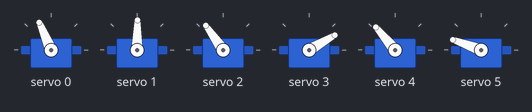
Bench run of a sketch on a simulated Arduino Uno, built with avr-gcc and run on an emulated ATmega328P. Shown: 6 × servo. Random numbers use the default seed unless the sketch sets one.

Above: at 0.2 s.
At 6.1 s:
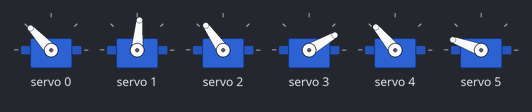
At 10.3 s:
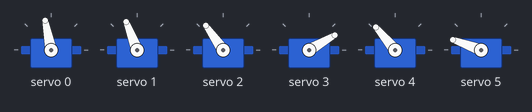
At 16.5 s:
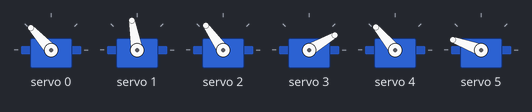
At 27.5 s:
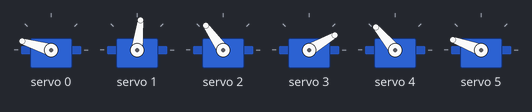
At 36.4 s:
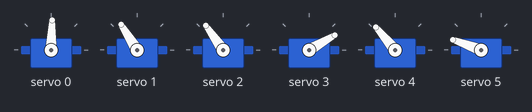
Timing chart, 0 to 40.0 s (numbered marks = the images above):
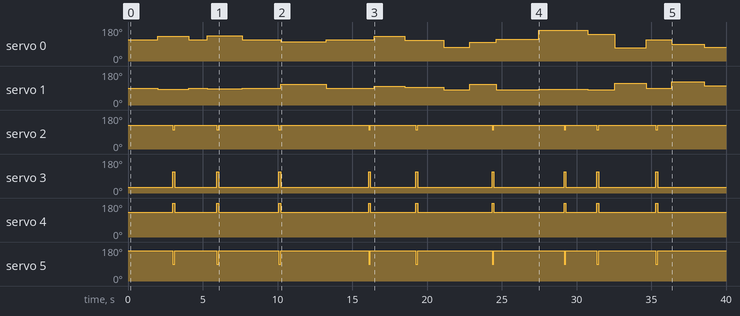

Measured:
- by itself, servo 0: 113° → 132° at 2.0 s, → 113° 2.1 s later, → 133° 1.2 s later, → 113° 2.3 s later, … (17 changes in this stretch)
- by itself, servo 1: 89° → 83° at 2.0 s, → 89° 2.1 s later, → 85° 1.2 s later, → 89° 2.3 s later, … (17 changes in this stretch)
- by itself, servo 2: 125° → 101° at 3.0 s, → 125° 0.12 s later, → 101° 2.8 s later, → 125° 0.12 s later, … (18 changes in this stretch)
- by itself, servo 3: 30° → 113° at 3.0 s, → 30° 0.12 s later, → 113° 2.8 s later, → 30° 0.12 s later, … (18 changes in this stretch)
- by itself, servo 4: 130° → 180° at 3.0 s, → 130° 0.12 s later, → 180° 2.8 s later, → 130° 0.12 s later, … (18 changes in this stretch)
- by itself, servo 5: 160° → 89° at 3.0 s, → 160° 0.12 s later, → 89° 2.8 s later, → 160° 0.12 s later, … (18 changes in this stretch)

The sketch:

eyelid-diagnostic.ino
```cpp
#include <Wire.h>
#include <Adafruit_PWMServoDriver.h>

Adafruit_PWMServoDriver pca = Adafruit_PWMServoDriver(0x40);

// --- ASIGNACIÓN DE CANALES ---
const uint8_t CH_OJO_X   = 0;
const uint8_t CH_OJO_Y   = 1;
const uint8_t CH_SUP_DER = 2;
const uint8_t CH_INF_DER = 3;
const uint8_t CH_SUP_IZQ = 4;
const uint8_t CH_INF_IZQ = 5;

// --- NUEVO RANGO DE LÍMITES CALIBRADOS ---
// Ojo X
const int X_CENTRO = 90;
const int X_DER    = 50;
const int X_IZQ    = 140;

// Ojo Y
const int Y_CENTRO = 70;
const int Y_ARRIBA = 110;
const int Y_ABAJO  = 60;

// Párpado Derecho Superior
const int SUP_DER_ABRIR  = 100;
const int SUP_DER_CERRAR = 80;

// Párpado Derecho Inferior
const int INF_DER_ABRIR  = 20;
const int INF_DER_CERRAR = 90;

// Párpado Izquierdo Superior
const int SUP_IZQ_ABRIR  = 105;
const int SUP_IZQ_CERRAR = 150;

// Párpado Izquierdo Inferior
const int INF_IZQ_ABRIR  = 130;
const int INF_IZQ_CERRAR = 70;

// --- CONFIGURACIÓN DE PULSOS PWM ---
const int SERVO_MIN_PULSE = 125;
const int SERVO_MAX_PULSE = 575;

// --- TIMERS NO BLOQUEANTES ---
unsigned long ultimoParpadeo = 0;
unsigned long tiempoParpadeo = 3000;

unsigned long ultimoMovimiento = 0;
unsigned long tiempoMovimiento = 2000;

void setServoAngle(uint8_t channel, int angle) {
  angle = constrain(angle, 0, 180);
  int pulse = map(angle, 0, 180, SERVO_MIN_PULSE, SERVO_MAX_PULSE);
  pca.setPWM(channel, 0, pulse);
}

void abrirOjos() {
  setServoAngle(CH_SUP_DER, SUP_DER_ABRIR);
  setServoAngle(CH_INF_DER, INF_DER_ABRIR);
  setServoAngle(CH_SUP_IZQ, SUP_IZQ_ABRIR);
  setServoAngle(CH_INF_IZQ, INF_IZQ_ABRIR);
}

void cerrarOjos() {
  setServoAngle(CH_SUP_DER, SUP_DER_CERRAR);
  setServoAngle(CH_INF_DER, INF_DER_CERRAR);
  setServoAngle(CH_SUP_IZQ, SUP_IZQ_CERRAR);
  setServoAngle(CH_INF_IZQ, INF_IZQ_CERRAR);
}

void parpadear() {
  cerrarOjos();
  delay(120);
  abrirOjos();
}

void moverOjos(int x, int y) {
  x = constrain(x, X_DER, X_IZQ);
  y = constrain(y, Y_ABAJO, Y_ARRIBA);

  setServoAngle(CH_OJO_X, x);
  setServoAngle(CH_OJO_Y, y);
}

void setup() {
  Wire.begin();
  pca.begin();
  pca.setPWMFreq(50);

  delay(100);

  // Inicialización: Centrado y abierto
  moverOjos(X_CENTRO, Y_CENTRO);
  abrirOjos();
}

void loop() {
  unsigned long ahora = millis();

  // Rutina de Parpadeo
  if (ahora - ultimoParpadeo >= tiempoParpadeo) {
    parpadear();
    ultimoParpadeo = ahora;
    tiempoParpadeo = random(2000, 6000);
  }

  // Rutina de Movimiento Ocular
  if (ahora - ultimoMovimiento >= tiempoMovimiento) {
    if (random(0, 10) < 3) {
      moverOjos(X_CENTRO, Y_CENTRO);
    } else {
      int nuevoX = random(X_DER, X_IZQ + 1);
      int nuevoY = random(Y_ABAJO, Y_ARRIBA + 1);
      moverOjos(nuevoX, nuevoY);
    }

    ultimoMovimiento = ahora;
    tiempoMovimiento = random(1200, 3500);
  }
}
```
